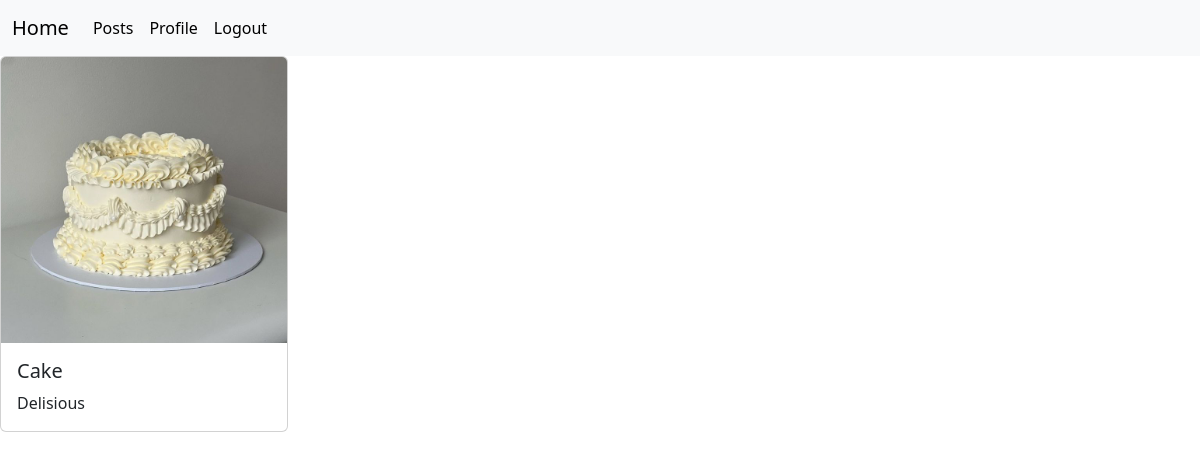
Page /posts/7/ (signed in) on the committed database.
### posts/models.py (models this page shows, shortened)
class Post(models.Model):
    image = models.ImageField(null = True, blank = True)
    author = models.ForeignKey(User, on_delete=models.CASCADE, null=True, related_name='posts')
    title = models.CharField(max_length=156)
    content = models.CharField(max_length=356)
    rate = models.IntegerField(null=True)
    created_at = models.DateTimeField(auto_now_add=True, null=True)
    updated_at = models.DateTimeField(auto_now=True, null = True)
    category = models.ForeignKey(Category, on_delete=models.CASCADE, null=True)
    tags = models.ManyToManyField(Tag, blank=True)

### posts/views.py (the view)
# urls.py: path('posts/<int:post_id>/', post_detail_view),
@login_required(login_url="/login/")
def post_detail_view(request, post_id):
    post = Post.objects.get(id=post_id)
    return render(request, "posts/post_detail.html", context={"post":post})

### templates/posts/post_detail.html (shortened to what this page needs)
{% extends 'base.html' %}
    {%block content%}
    <div class="card" style="width: 18rem;">
      {% if post.image %}
        <img src="{{post.image.url}}" class="card-img-top" alt="...">
        {% else %}
        <img src="/static/placeholder.svg" class="card-img-top" alt="...">
        {% endif %}
        <div class="card-body">
          <h5 class="card-title">{{ post.title }}</h5>
          <p class="card-text">{{ post.content }}</p>
        </div>
      </div>
      {%endblock%}

### rows in the picture
Post: image (picture), title "Cake", content "Delisious"
